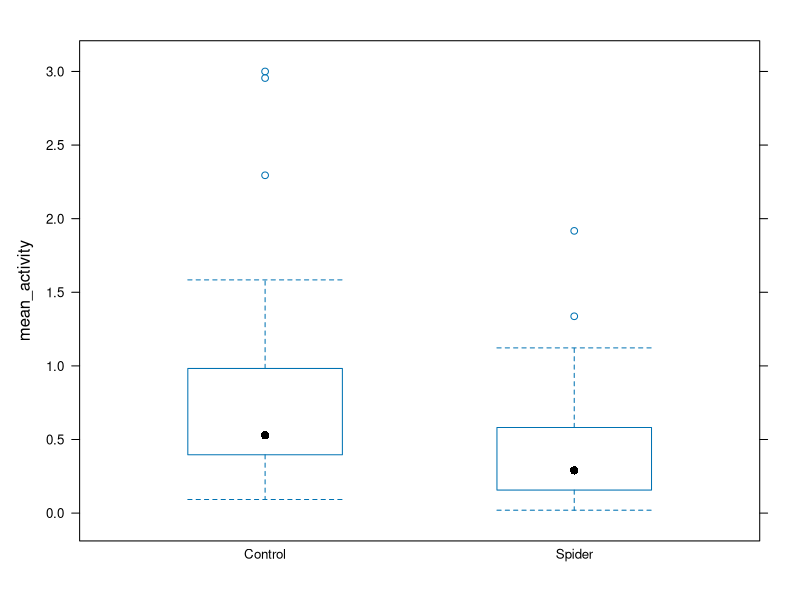
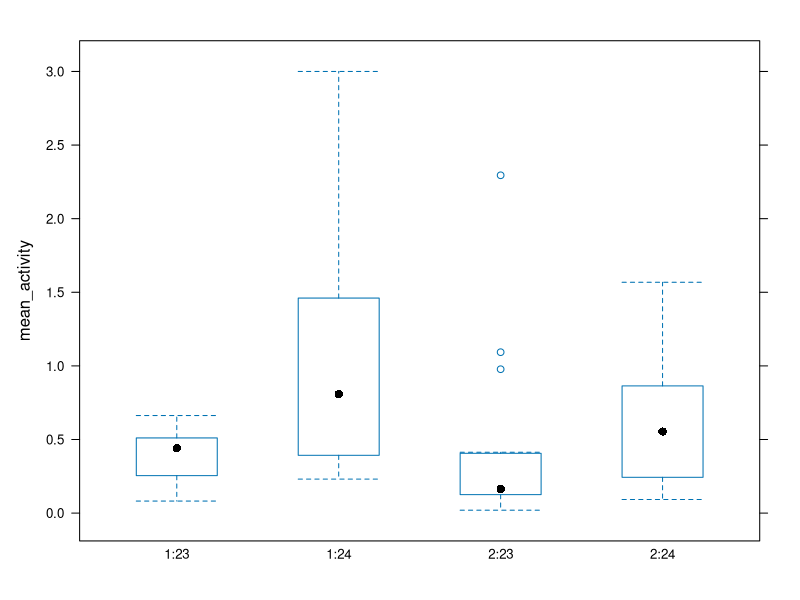
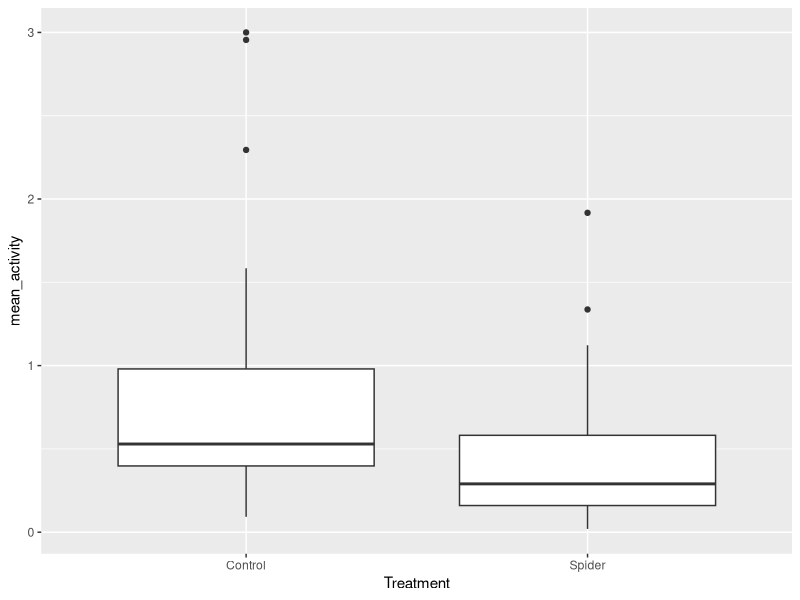

Write R code to recreate these figures, in order.
#Analysis of nieve flies (Dukas Lab Flies) and activity with only olfactory predatory cues

#From Dukas ReadMe: "Spring 2016 - naive population with predator cues. Note from RD: my color codes on the Excel fiels are yellow for light, orange for spider cues and green for control" 

#Start by getting .txt data.. online conversion?

#Libraries
library(lme4)
library(tidyr)
library(dplyr)
library(ggplot2)

#Data input: working directory 
setwd("~/Bioinformatics/Long_Term_Data/Data_LongTermPopulationExperiments_Git/Predation_ActivityAggregation/data/Activity_Drosophila_SpiderCues_May2016")

Mon1 <- read.table("DrosophilaActivity_Spider_cues_Monitor1_May2016.txt")
Mon2 <- read.table("DrosophilaActivity_Spider_cues_Monitor2_May2016.txt")

#Variable for monitor:
Mon1$V43 <- 1
Mon2$V43 <- 2

colnames(Mon1) <- c("bin", "date", "time", "signal", "unknown1", "unknown2", "unknown3", "unknown4", "unknown5", "lightON",'vial1', 'vial2', 'vial3', 'vial4', 'vial5', 'vial6', 'vial7', 'vial8', 'vial9', 'vial10', 'vial11', 'vial12', 'vial13', 'vial14', 'vial15', 'vial16', 'vial17', 'vial18', 'vial19', 'vial20', 'vial21', 'vial22', 'vial23', 'vial24', 'vial25', 'vial26', 'vial27', 'vial28', 'vial29', 'vial30', 'vial31', 'vial32', 'monitor')

colnames(Mon2) <- c("bin", "date", "time", "signal", "unknown1", "unknown2", "unknown3", "unknown4", "unknown5", "lightON",'vial1', 'vial2', 'vial3', 'vial4', 'vial5', 'vial6', 'vial7', 'vial8', 'vial9', 'vial10', 'vial11', 'vial12', 'vial13', 'vial14', 'vial15', 'vial16', 'vial17', 'vial18', 'vial19', 'vial20', 'vial21', 'vial22', 'vial23', 'vial24', 'vial25', 'vial26', 'vial27', 'vial28', 'vial29', 'vial30', 'vial31', 'vial32', 'monitor')

#Remove unknowns
Mon1 <- Mon1[,-c(5:9)]
Mon2 <- Mon2[,-c(5:9)]
#Remove unneeded vials (i.e vials 9 - 24)
#14 - 29
Mon1 <- Mon1[,-c(14:29)]
Mon2 <- Mon2[,-c(14:29)]

#Change Day format
Mon1$datetime <- as.POSIXct(paste(Mon1$date, Mon1$time), format="%m/%d/%y %H:%M:%S")
Mon2$datetime <- as.POSIXct(paste(Mon2$date, Mon2$time), format="%m/%d/%y %H:%M:%S")


#Reshape to long
#Episodic_long <- gather(Data_subset, Population, Allele_Freq , ConR1_115:AncestorR1_0, factor_key=TRUE)
Mon1_long <- gather(Mon1, Vial, Activity_counts, vial1:vial32, factor_key = FALSE)
Mon2_long <- gather(Mon2, Vial, Activity_counts, vial1:vial32, factor_key = FALSE)


# To get minute
Mon1_long$minute <- as.numeric(strftime(Mon1_long$datetime, format ="%M"))
Mon2_long$minute <- as.numeric(strftime(Mon2_long$datetime, format ="%M"))
# to get hour
Mon1_long$hour <- as.numeric(strftime(Mon1_long$datetime, format ="%H"))
Mon2_long$hour <- as.numeric(strftime(Mon2_long$datetime, format ="%H"))
# to get day
Mon1_long$day <- as.numeric(strftime(Mon1_long$datetime, format = "%d"))
Mon2_long$day <- as.numeric(strftime(Mon2_long$datetime, format = "%d"))

head(Mon1_long)
head(Mon2_long)


# monitor 1: 
#vials 1-8 == control ----- vials 25-32 == predator
# monitor 2:
#vials 1-8 = predator ------ vials 25- 32 == Control

Mon1_long$Treatment <- ifelse(Mon1_long$Vial == "vial1", "Control", ifelse (Mon1_long$Vial == "vial2", "Control", ifelse(Mon1_long$Vial == "vial3", "Control", ifelse(Mon1_long$Vial == "vial4", "Control", ifelse(Mon1_long$Vial == "vial5", "Control", ifelse(Mon1_long$Vial == "vial6", "Control", ifelse(Mon1_long$Vial == "vial7", "Control", ifelse(Mon1_long$Vial == "vial8", "Control","Spider"))))))))

Mon2_long$Treatment <- ifelse(Mon2_long$Vial == "vial1", "Spider", ifelse (Mon2_long$Vial == "vial2", "Spider", ifelse(Mon2_long$Vial == "vial3", "Spider", ifelse(Mon2_long$Vial == "vial4", "Spider", ifelse(Mon2_long$Vial == "vial5", "Spider", ifelse(Mon2_long$Vial == "vial6", "Spider", ifelse(Mon2_long$Vial == "vial7", "Spider", ifelse(Mon2_long$Vial == "vial8", "Spider","Control"))))))))

Act_long <- rbind(Mon1_long, Mon2_long)

#Make individual codes for each ??? -- look at old code?
#Note; one column (when dark == purple on excel) has a jump in activity of 1 for that time minute--> both monitors == bin 595

#Quick look at daily activity
day_act <- Act_long %>%
  group_by(Treatment, monitor, Vial, day) %>%
  summarise(mean_activity=mean(Activity_counts))


lattice::bwplot(mean_activity ~ as.factor(Treatment), data=day_act)
lattice::bwplot(mean_activity ~ as.factor(monitor):as.factor(day), data=day_act)

p1 <- ggplot(data = day_act, aes(x = Treatment, y = mean_activity))
p1+geom_boxplot()

#copied model
#day_act.lmer <- lmer(mean_activity ~ Treatment + monitor +  + (1|day), data=day_act)
#car::Anova(day_act.lmer)
#summary(day_act.lmer)
#confint(day_act.lmer)
